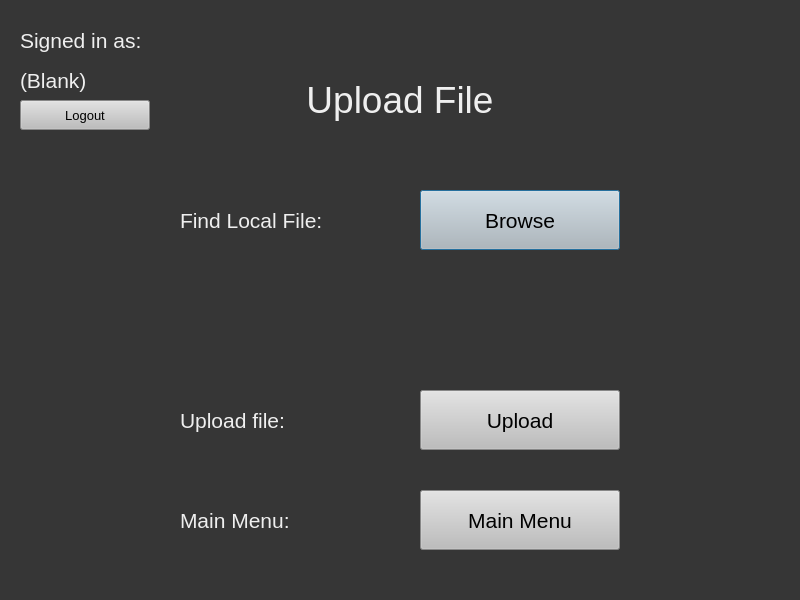
<?xml version="1.0" encoding="UTF-8"?>
<ui version="4.0">
 <class>Dialog</class>
 <widget class="QDialog" name="Dialog">
  <property name="enabled">
   <bool>true</bool>
  </property>
  <property name="geometry">
   <rect>
    <x>0</x>
    <y>0</y>
    <width>800</width>
    <height>600</height>
   </rect>
  </property>
  <property name="windowTitle">
   <string>Dialog</string>
  </property>
  <property name="styleSheet">
   <string notr="true">background-color: rgb(54, 54, 54);</string>
  </property>
  <widget class="QLabel" name="label">
   <property name="geometry">
    <rect>
     <x>225</x>
     <y>50</y>
     <width>350</width>
     <height>100</height>
    </rect>
   </property>
   <property name="styleSheet">
    <string notr="true">color: rgb(239, 239, 239);
font-size:28pt;</string>
   </property>
   <property name="text">
    <string>Upload File</string>
   </property>
   <property name="alignment">
    <set>Qt::AlignCenter</set>
   </property>
  </widget>
  <widget class="QPushButton" name="browseButton">
   <property name="geometry">
    <rect>
     <x>420</x>
     <y>190</y>
     <width>200</width>
     <height>60</height>
    </rect>
   </property>
   <property name="styleSheet">
    <string notr="true">background-color: rgb(189, 189, 189);
font-size: 16pt ;</string>
   </property>
   <property name="text">
    <string>Browse</string>
   </property>
  </widget>
  <widget class="QLabel" name="label_3">
   <property name="geometry">
    <rect>
     <x>180</x>
     <y>200</y>
     <width>240</width>
     <height>40</height>
    </rect>
   </property>
   <property name="styleSheet">
    <string notr="true">color: rgb(239, 239, 239);
font-size:16pt;</string>
   </property>
   <property name="text">
    <string>Find Local File:</string>
   </property>
  </widget>
  <widget class="QPushButton" name="uploadButton">
   <property name="geometry">
    <rect>
     <x>420</x>
     <y>390</y>
     <width>200</width>
     <height>60</height>
    </rect>
   </property>
   <property name="styleSheet">
    <string notr="true">background-color: rgb(189, 189, 189);
font-size: 16pt ;</string>
   </property>
   <property name="text">
    <string>Upload</string>
   </property>
  </widget>
  <widget class="QLabel" name="label_4">
   <property name="geometry">
    <rect>
     <x>180</x>
     <y>400</y>
     <width>240</width>
     <height>40</height>
    </rect>
   </property>
   <property name="styleSheet">
    <string notr="true">color: rgb(239, 239, 239);
font-size:16pt;</string>
   </property>
   <property name="text">
    <string>Upload file:</string>
   </property>
  </widget>
  <widget class="QLabel" name="fileSelected">
   <property name="geometry">
    <rect>
     <x>200</x>
     <y>300</y>
     <width>400</width>
     <height>40</height>
    </rect>
   </property>
   <property name="layoutDirection">
    <enum>Qt::LeftToRight</enum>
   </property>
   <property name="styleSheet">
    <string notr="true">color: rgb(239, 239, 239);
font-size:16pt;</string>
   </property>
   <property name="text">
    <string/>
   </property>
   <property name="alignment">
    <set>Qt::AlignCenter</set>
   </property>
  </widget>
  <widget class="QLabel" name="label_2">
   <property name="geometry">
    <rect>
     <x>180</x>
     <y>500</y>
     <width>240</width>
     <height>40</height>
    </rect>
   </property>
   <property name="styleSheet">
    <string notr="true">color: rgb(239, 239, 239);
font-size:16pt;</string>
   </property>
   <property name="text">
    <string>Main Menu:</string>
   </property>
  </widget>
  <widget class="QPushButton" name="mainMenuButton">
   <property name="geometry">
    <rect>
     <x>420</x>
     <y>490</y>
     <width>200</width>
     <height>60</height>
    </rect>
   </property>
   <property name="styleSheet">
    <string notr="true">background-color: rgb(189, 189, 189);
font-size: 16pt ;</string>
   </property>
   <property name="text">
    <string>Main Menu</string>
   </property>
  </widget>
  <widget class="QLabel" name="label_6">
   <property name="geometry">
    <rect>
     <x>20</x>
     <y>20</y>
     <width>250</width>
     <height>40</height>
    </rect>
   </property>
   <property name="styleSheet">
    <string notr="true">color: rgb(239, 239, 239);
font-size:16pt;</string>
   </property>
   <property name="text">
    <string>Signed in as:</string>
   </property>
  </widget>
  <widget class="QLabel" name="usernameLabel">
   <property name="geometry">
    <rect>
     <x>20</x>
     <y>60</y>
     <width>250</width>
     <height>40</height>
    </rect>
   </property>
   <property name="styleSheet">
    <string notr="true">color: rgb(239, 239, 239);
font-size:16pt;</string>
   </property>
   <property name="text">
    <string>(Blank)</string>
   </property>
  </widget>
  <widget class="QPushButton" name="logoutButton">
   <property name="geometry">
    <rect>
     <x>20</x>
     <y>100</y>
     <width>130</width>
     <height>30</height>
    </rect>
   </property>
   <property name="styleSheet">
    <string notr="true">background-color: rgb(189, 189, 189);
font-size: 10pt ;</string>
   </property>
   <property name="text">
    <string>Logout</string>
   </property>
  </widget>
 </widget>
 <resources/>
 <connections/>
</ui>
